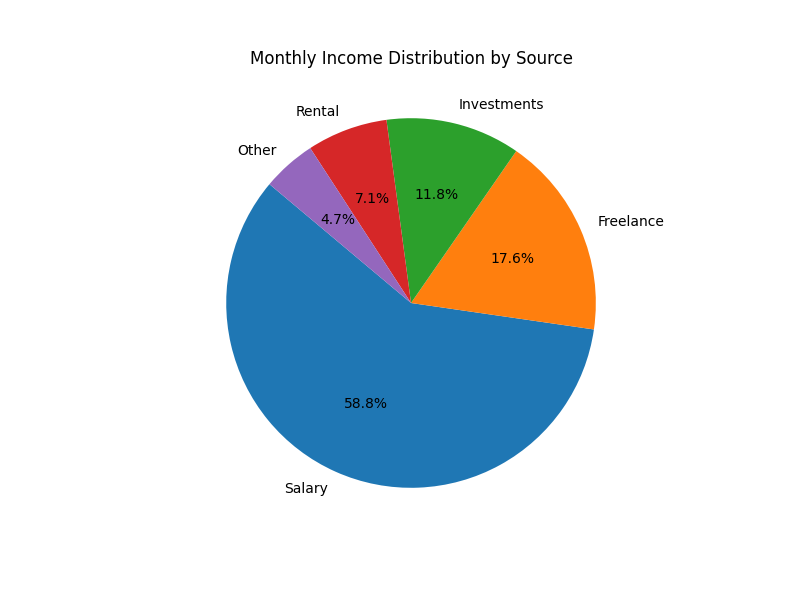

Here is the Python script that generated this plot:
import matplotlib.pyplot as plt

# Data
income_sources = ['Salary', 'Freelance', 'Investments', 'Rental', 'Other']
monthly_income = [5000, 1500, 1000, 600, 400]

# Create a pie chart
plt.figure(figsize=(8, 6))
plt.pie(monthly_income, labels=income_sources, autopct='%1.1f%%', startangle=140)
plt.title('Monthly Income Distribution by Source')
plt.show()
